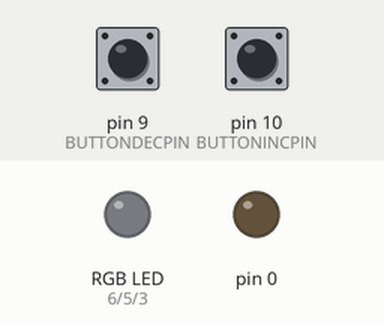
Simulated run of this program. Board: Arduino Uno, built with avr-gcc and run on an emulated ATmega328P. On the bench: an RGB LED mixed from three pins (HIGH = lit), output pins drawn as LEDs (lit = HIGH). The inputs (shaded band) are chosen by the test bench; at power-on: pin 10 (BUTTONINCPIN) HIGH, pin 9 (BUTTONDECPIN) HIGH. Dim RGB values are drawn brighter than linear.

Above: at 1.2 s.
1.3 s: pin 10 (BUTTONINCPIN) pulled LOW for 1 s
At 3.1 s:
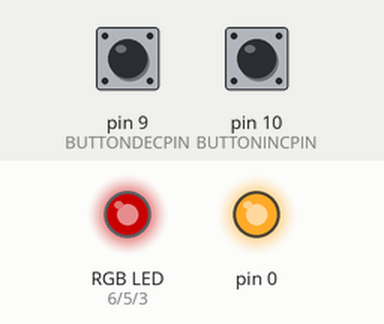
3.8 s: pin 9 (BUTTONDECPIN) pulled LOW for 3.2 s
At 6.6 s:
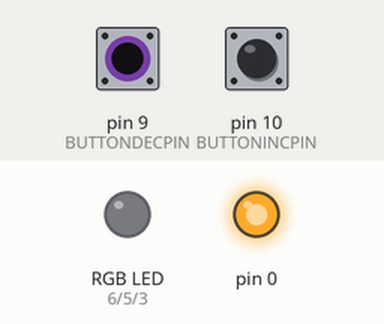
8.5 s: pin 9 (BUTTONDECPIN) pulled LOW for 1 s
At 10.4 s:
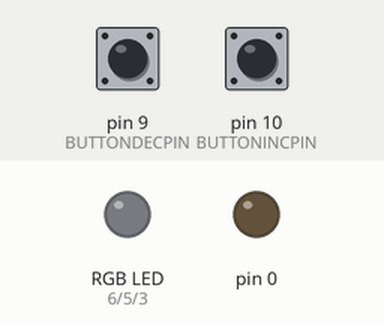
11.0 s: pin 9 (BUTTONDECPIN) driven LOW and pin 10 (BUTTONINCPIN) driven LOW
At 12.6 s:
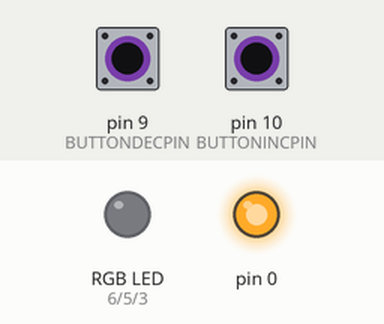
14.0 s: pin 10 (BUTTONINCPIN) driven HIGH
At 16.8 s:
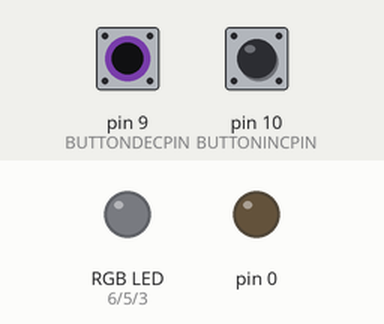
17.0 s: pin 9 (BUTTONDECPIN) driven HIGH
At 18.1 s:
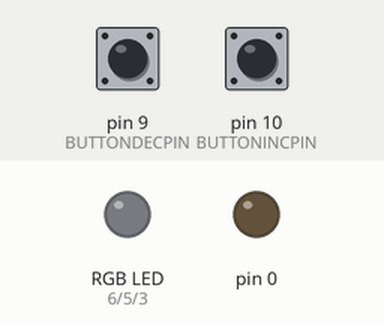
Timing chart, 0 to 19.5 s (numbered marks = the images above; inputs shaded):
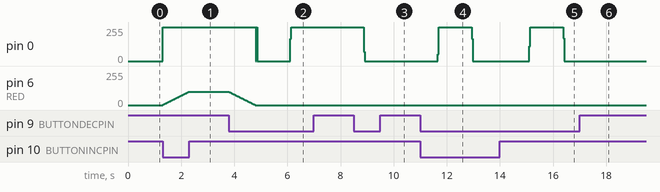

Measured:
- after the input at 1.3 s, pin 0: 0/255 → 255/255 at once; pin 6 (RED): moves from 0/255 to 100/255 over 0.99 s, starting at once
- after the input at 3.8 s, pin 0: 255/255 → 0/255 after 1.0 s, → 255/255 1.3 s later; pin 6 (RED): moves from 100/255 to 0/255 over 0.99 s, starting at once
- after the input at 8.5 s, pin 0: 255/255 → 0/255 after 0.38 s
- after the input at 11.0 s, pin 0: 0/255 → 255/255 after 0.66 s, → 0/255 1.3 s later
- after the input at 14.0 s, pin 3 (BLUE): stays LOW (without the input it goes to HIGH after 2.8 s); pin 6 (RED): stays 0/255 (without the input it goes to 1/255 after 0.21 s)
- after the input at 17.0 s, pin 0: stays 0/255 (without the input it goes to 122/255 after 0.66 s)

The program:

main.cpp
```cpp
#include <Arduino.h>

#define GREEN 5
#define RED 6
#define BLUE 3


#define BUTTONINCPIN 10
#define BUTTONDECPIN 9

void setup() {
  // put your setup code here, to run once:
  pinMode(RED, OUTPUT);
  pinMode(GREEN, OUTPUT);
  pinMode(BLUE, OUTPUT);
  pinMode(BUTTONINCPIN, INPUT_PULLUP);
  pinMode(BUTTONDECPIN, INPUT_PULLUP);
}

int lightValCurrent = 0;
int lightValBefore = 255;
int currentColor = 0; //0-red 1-blue 2-green
int prevColor = -1;

int returnColorConst(int code) {
  switch(code){
    case 0: return RED;
    case 1: return BLUE;
    case 2: return GREEN;
    default: return NULL;
  }
}

void loop() {
  // put your main code here, to run repeatedly:
  while(digitalRead(BUTTONINCPIN) == LOW && lightValCurrent != 255)
  {
    lightValCurrent++;
    lightValBefore--;
    analogWrite(returnColorConst(currentColor), lightValCurrent);
    analogWrite(returnColorConst(prevColor), lightValBefore);
    delay(10);

    if (lightValCurrent == 255)
    {
      prevColor = currentColor;
      currentColor++;
      lightValCurrent = 0;
      lightValBefore = 255;
    }

    if (currentColor >= 3) currentColor = 0;

  }

  while(digitalRead(BUTTONDECPIN) == LOW && lightValCurrent != 0)
  {
    lightValCurrent--;
    lightValBefore++;
    analogWrite(returnColorConst(currentColor), lightValCurrent);
    analogWrite(returnColorConst(prevColor), lightValBefore);
    delay(10);

    if (lightValCurrent == 0)
    {
      currentColor = prevColor;
      prevColor--;
      lightValCurrent = 255;
      lightValBefore = 0;
    }
  }

}
```
